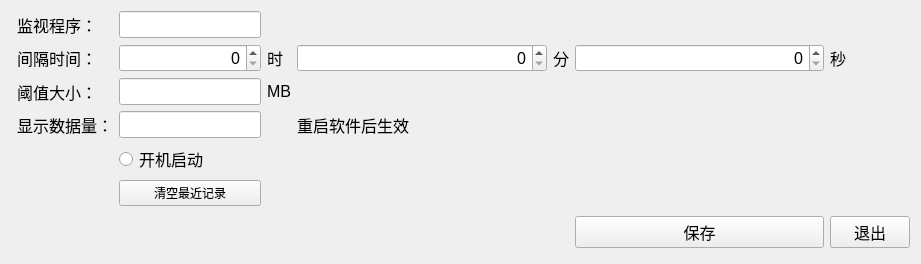
<?xml version="1.0" encoding="UTF-8"?>
<ui version="4.0">
 <class>Form</class>
 <widget class="QWidget" name="Form">
  <property name="geometry">
   <rect>
    <x>0</x>
    <y>0</y>
    <width>921</width>
    <height>264</height>
   </rect>
  </property>
  <property name="windowTitle">
   <string>Form</string>
  </property>
  <layout class="QFormLayout" name="formLayout">
   <item row="0" column="1">
    <layout class="QGridLayout" name="gridLayout">
     <item row="2" column="5">
      <widget class="QLabel" name="MinuteLabel">
       <property name="sizePolicy">
        <sizepolicy hsizetype="Fixed" vsizetype="Preferred">
         <horstretch>0</horstretch>
         <verstretch>0</verstretch>
        </sizepolicy>
       </property>
       <property name="font">
        <font>
         <pointsize>12</pointsize>
        </font>
       </property>
       <property name="text">
        <string>分</string>
       </property>
      </widget>
     </item>
     <item row="11" column="1">
      <widget class="QPushButton" name="pushButton">
       <property name="text">
        <string>清空最近记录</string>
       </property>
      </widget>
     </item>
     <item row="12" column="1">
      <spacer name="verticalSpacer">
       <property name="orientation">
        <enum>Qt::Vertical</enum>
       </property>
       <property name="sizeHint" stdset="0">
        <size>
         <width>20</width>
         <height>40</height>
        </size>
       </property>
      </spacer>
     </item>
     <item row="2" column="7">
      <widget class="QLabel" name="SecondLabel">
       <property name="sizePolicy">
        <sizepolicy hsizetype="Fixed" vsizetype="Preferred">
         <horstretch>0</horstretch>
         <verstretch>0</verstretch>
        </sizepolicy>
       </property>
       <property name="font">
        <font>
         <pointsize>12</pointsize>
        </font>
       </property>
       <property name="text">
        <string>秒</string>
       </property>
      </widget>
     </item>
     <item row="2" column="6">
      <widget class="QSpinBox" name="SecondSpinBox">
       <property name="font">
        <font>
         <pointsize>12</pointsize>
        </font>
       </property>
       <property name="alignment">
        <set>Qt::AlignRight|Qt::AlignTrailing|Qt::AlignVCenter</set>
       </property>
       <property name="maximum">
        <number>60</number>
       </property>
      </widget>
     </item>
     <item row="5" column="1">
      <widget class="QLineEdit" name="LimitLineEdit">
       <property name="sizePolicy">
        <sizepolicy hsizetype="Preferred" vsizetype="Fixed">
         <horstretch>0</horstretch>
         <verstretch>0</verstretch>
        </sizepolicy>
       </property>
       <property name="font">
        <font>
         <pointsize>12</pointsize>
        </font>
       </property>
       <property name="alignment">
        <set>Qt::AlignRight|Qt::AlignTrailing|Qt::AlignVCenter</set>
       </property>
      </widget>
     </item>
     <item row="5" column="0">
      <widget class="QLabel" name="LimitLabel">
       <property name="font">
        <font>
         <pointsize>12</pointsize>
        </font>
       </property>
       <property name="text">
        <string>阈值大小：</string>
       </property>
      </widget>
     </item>
     <item row="12" column="6">
      <widget class="QPushButton" name="SaveButton">
       <property name="font">
        <font>
         <pointsize>12</pointsize>
        </font>
       </property>
       <property name="text">
        <string>保存</string>
       </property>
      </widget>
     </item>
     <item row="2" column="0">
      <widget class="QLabel" name="TimeLabel">
       <property name="sizePolicy">
        <sizepolicy hsizetype="Fixed" vsizetype="Preferred">
         <horstretch>0</horstretch>
         <verstretch>0</verstretch>
        </sizepolicy>
       </property>
       <property name="font">
        <font>
         <pointsize>12</pointsize>
        </font>
       </property>
       <property name="text">
        <string>间隔时间：</string>
       </property>
      </widget>
     </item>
     <item row="0" column="1">
      <widget class="QLineEdit" name="MonitorproEdit">
       <property name="sizePolicy">
        <sizepolicy hsizetype="Fixed" vsizetype="Fixed">
         <horstretch>0</horstretch>
         <verstretch>0</verstretch>
        </sizepolicy>
       </property>
       <property name="font">
        <font>
         <pointsize>12</pointsize>
        </font>
       </property>
      </widget>
     </item>
     <item row="2" column="1">
      <widget class="QSpinBox" name="HourSpinBox">
       <property name="font">
        <font>
         <pointsize>12</pointsize>
        </font>
       </property>
       <property name="alignment">
        <set>Qt::AlignRight|Qt::AlignTrailing|Qt::AlignVCenter</set>
       </property>
       <property name="maximum">
        <number>24</number>
       </property>
      </widget>
     </item>
     <item row="2" column="3">
      <widget class="QLabel" name="HourLabel">
       <property name="sizePolicy">
        <sizepolicy hsizetype="Fixed" vsizetype="Preferred">
         <horstretch>0</horstretch>
         <verstretch>0</verstretch>
        </sizepolicy>
       </property>
       <property name="font">
        <font>
         <pointsize>12</pointsize>
        </font>
       </property>
       <property name="text">
        <string>时</string>
       </property>
      </widget>
     </item>
     <item row="2" column="4">
      <widget class="QSpinBox" name="MinuteSpinBox">
       <property name="font">
        <font>
         <pointsize>12</pointsize>
        </font>
       </property>
       <property name="alignment">
        <set>Qt::AlignRight|Qt::AlignTrailing|Qt::AlignVCenter</set>
       </property>
       <property name="maximum">
        <number>60</number>
       </property>
      </widget>
     </item>
     <item row="12" column="7">
      <widget class="QPushButton" name="QuitButton">
       <property name="font">
        <font>
         <pointsize>12</pointsize>
        </font>
       </property>
       <property name="text">
        <string>退出</string>
       </property>
      </widget>
     </item>
     <item row="0" column="0">
      <widget class="QLabel" name="MonitorproLabel">
       <property name="font">
        <font>
         <pointsize>12</pointsize>
        </font>
       </property>
       <property name="text">
        <string>监视程序：</string>
       </property>
      </widget>
     </item>
     <item row="5" column="3">
      <widget class="QLabel" name="MBLabel">
       <property name="sizePolicy">
        <sizepolicy hsizetype="Preferred" vsizetype="Preferred">
         <horstretch>0</horstretch>
         <verstretch>0</verstretch>
        </sizepolicy>
       </property>
       <property name="font">
        <font>
         <pointsize>12</pointsize>
        </font>
       </property>
       <property name="text">
        <string>MB</string>
       </property>
      </widget>
     </item>
     <item row="10" column="1">
      <widget class="QRadioButton" name="radioButton">
       <property name="font">
        <font>
         <pointsize>12</pointsize>
        </font>
       </property>
       <property name="text">
        <string>开机启动</string>
       </property>
      </widget>
     </item>
     <item row="9" column="0">
      <widget class="QLabel" name="DNumLabel">
       <property name="font">
        <font>
         <pointsize>12</pointsize>
        </font>
       </property>
       <property name="text">
        <string>显示数据量：</string>
       </property>
      </widget>
     </item>
     <item row="9" column="1">
      <widget class="QLineEdit" name="DNumLineEdit">
       <property name="sizePolicy">
        <sizepolicy hsizetype="Preferred" vsizetype="Fixed">
         <horstretch>0</horstretch>
         <verstretch>0</verstretch>
        </sizepolicy>
       </property>
       <property name="font">
        <font>
         <pointsize>12</pointsize>
        </font>
       </property>
      </widget>
     </item>
     <item row="9" column="4">
      <widget class="QLabel" name="Tip1Label">
       <property name="font">
        <font>
         <pointsize>12</pointsize>
        </font>
       </property>
       <property name="text">
        <string>重启软件后生效</string>
       </property>
      </widget>
     </item>
    </layout>
   </item>
  </layout>
 </widget>
 <resources/>
 <connections>
  <connection>
   <sender>QuitButton</sender>
   <signal>clicked()</signal>
   <receiver>Form</receiver>
   <slot>close()</slot>
   <hints>
    <hint type="sourcelabel">
     <x>800</x>
     <y>334</y>
    </hint>
    <hint type="destinationlabel">
     <x>559</x>
     <y>220</y>
    </hint>
   </hints>
  </connection>
 </connections>
</ui>
